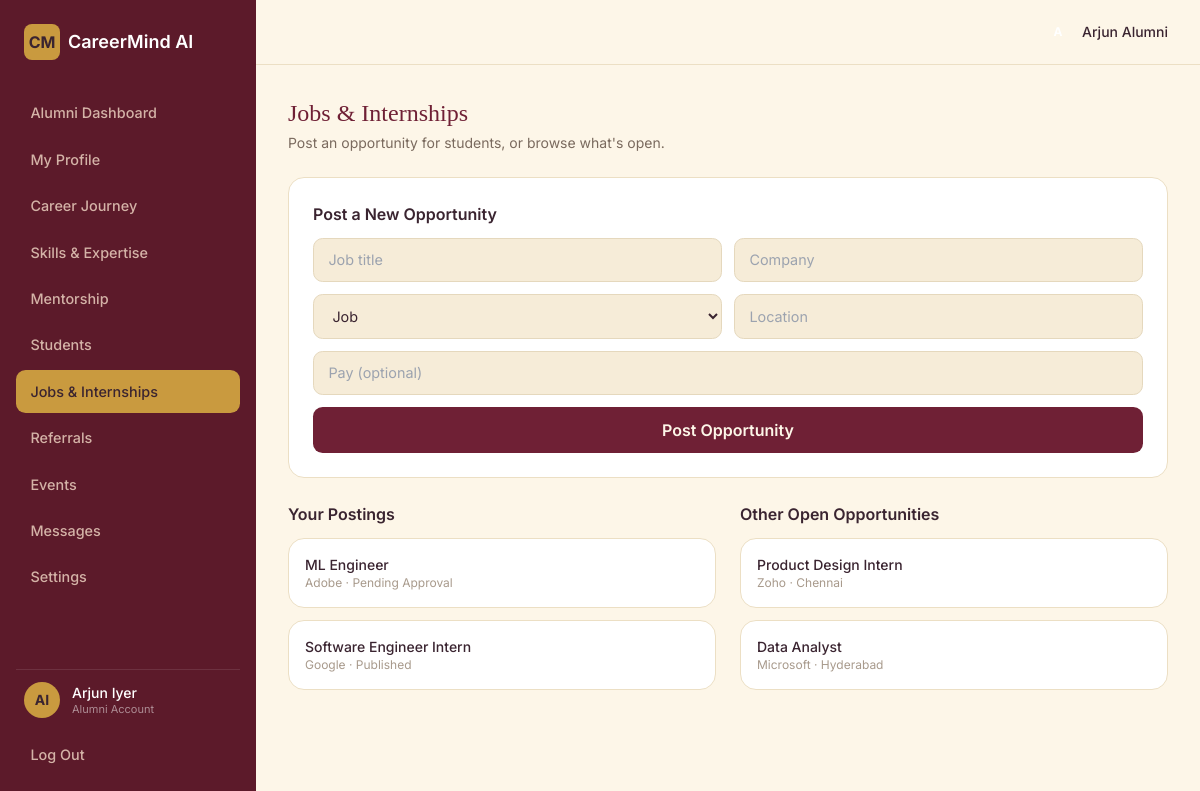
The app's page /alumni/opportunities/ (signed in) with its own data.
### roles/models.py (models this page shows, shortened)
class Opportunity(models.Model):
    KIND_CHOICES = [('job', 'Job'), ('internship', 'Internship')]
    STATUS_CHOICES = [
        ('pending', 'Pending Approval'), ('open', 'Published'),
        ('rejected', 'Rejected'), ('closed', 'Closed'),
    ]
    title = models.CharField(max_length=150)
    company = models.CharField(max_length=120)
    kind = models.CharField(max_length=12, choices=KIND_CHOICES, default='job')
    location = models.CharField(max_length=120, default='Remote')
    pay = models.CharField(max_length=80, blank=True, default='')
    status = models.CharField(max_length=12, choices=STATUS_CHOICES, default='open')
    posted_by_alumni = models.ForeignKey(User, null=True, blank=True, on_delete=models.SET_NULL, related_name='posted_opportunities')
    deadline = models.DateField(null=True, blank=True)
    created_at = models.DateTimeField(auto_now_add=True)
    skills = models.CharField(max_length=300, blank=True, default='',
                              help_text="Comma-separated, e.g. Python, SQL, Django")
    eligibility = models.CharField(max_length=200, blank=True, default='')
    description = models.TextField(blank=True, default='')
    application_url = models.URLField(blank=True, default='')
    review_note = models.CharField(max_length=300, blank=True, default='')
    reviewed_by = models.ForeignKey(User, null=True, blank=True, on_delete=models.SET_NULL, related_name='reviewed_opportunities')
    reviewed_at = models.DateTimeField(null=True, blank=True)
    class Meta:
        ordering = ['-created_at']

### roles/views_alumni.py (the view, shortened to what this page needs)
@role_required('alumni')
def opportunities(request):
    profile, detail = _alumni_detail(request.user)
    my_opps = Opportunity.objects.filter(posted_by_alumni=request.user)
    all_opps = Opportunity.objects.exclude(posted_by_alumni=request.user)[:15]
    context = dict(profile=profile, active='opportunities', my_opps=my_opps, all_opps=all_opps)
    return render(request, 'alumni/opportunities.html', context)

### roles/views_alumni.py (called while the page is built)
def _alumni_detail(user):
    profile, _ = Profile.objects.get_or_create(user=user)
    detail, _ = AlumniDetail.objects.get_or_create(profile=profile)
    return profile, detail

### templates/alumni/opportunities.html (shortened to what this page needs)
{% extends "alumni/base_alumni.html" %}
{% block content %}
<h1 class="font-serif-display text-2xl text-maroon mb-1">Jobs &amp; Internships</h1>
<p class="text-sm text-[#7a6a5e] mb-6">Post an opportunity for students, or browse what's open.</p>
<div class="card p-6 mb-6">
  <h3 class="font-semibold mb-3">Post a New Opportunity</h3>
  <form method="post" class="grid md:grid-cols-2 gap-3">
    <input name="title" placeholder="Job title" class="input-field" required>
    <input name="company" placeholder="Company" class="input-field" required>
    <select name="kind" class="input-field"><option value="job">Job</option><option value="internship">Internship</option></select>
    <input name="location" placeholder="Location" class="input-field">
    <input name="pay" placeholder="Pay (optional)" class="input-field md:col-span-2">
    <button type="submit" class="btn-maroon md:col-span-2">Post Opportunity</button>
  </form>
</div>
<div class="grid md:grid-cols-2 gap-6">
  <div>
    <h3 class="font-semibold mb-3">Your Postings</h3>
    {% for o in my_opps %}
    <div class="card p-4 mb-3"><div class="font-medium text-sm">{{ o.title }}</div><div class="text-xs text-[#a89a8c]">{{ o.company }} · {{ o.get_status_display }}</div></div>
    {% empty %}<p class="text-sm text-[#a89a8c]">You haven't posted anything yet.</p>{% endfor %}
  </div>
  <div>
    <h3 class="font-semibold mb-3">Other Open Opportunities</h3>
    {% for o in all_opps %}
    <div class="card p-4 mb-3"><div class="font-medium text-sm">{{ o.title }}</div><div class="text-xs text-[#a89a8c]">{{ o.company }} · {{ o.location }}</div></div>
    {% empty %}<p class="text-sm text-[#a89a8c]">Nothing else posted yet.</p>{% endfor %}
  </div>
</div>
{% endblock %}

### templates/partials/role_base.html (shortened to what this page needs)
{% load static %}
<!DOCTYPE html>
<html lang="en">
<head>
<script src="https://cdn.tailwindcss.com"></script>
<link rel="stylesheet" href="{% static 'css/style.css' %}">
</head>
<body class="min-h-screen flex">
<aside id="cmSidebar" class="cm-sidebar hidden md:flex w-64 bg-maroon-900 flex-col justify-between py-6 px-4 min-h-screen sticky top-0 shrink-0">
  <div>
    <div class="flex items-center gap-2 px-2 mb-8">
      <div class="w-9 h-9 rounded-lg bg-gold flex items-center justify-center text-maroon-900 font-bold">CM</div>
      <span class="text-white font-semibold text-lg">CareerMind AI</span>
    </div>
    <nav class="space-y-1">
      {% block nav_items %}{% endblock %}
    </nav>
  </div>
  <div>
    <div class="flex items-center gap-3 px-2 py-3 border-t border-white/10">
      <div class="w-9 h-9 rounded-full bg-gold flex items-center justify-center text-maroon-900 font-bold text-sm">
        {{ request.user.first_name|first|upper }}{{ request.user.last_name|first|upper }}
      </div>
      <div class="leading-tight">
        <div class="text-white text-sm font-medium">{{ request.user.first_name }} {{ request.user.last_name }}</div>
        <div class="text-[11px] text-white/50">{% block account_label %}Account{% endblock %}</div>
      </div>
    </div>
    <a href="{% url 'logout' %}" class="sidebar-link mt-1">Log Out</a>
  </div>
</aside>
<div class="flex-1 min-h-screen flex flex-col">
  <header class="bg-cream px-4 md:px-8 py-4 flex items-center justify-between border-b border-[#ecdfc4]">
    <div class="flex items-center gap-4 pl-6">
      <div class="flex items-center gap-2">
        <div class="w-8 h-8 rounded-full bg-maroon-800 text-white flex items-center justify-center text-xs font-bold">
        </div>
        <span class="text-sm font-medium">{{ request.user.first_name }} {% block topbar_role_label %}{% endblock %}</span>
      </div>
    </div>
  </header>
  <main class="flex-1 p-4 md:p-8 min-w-0">
    {% block content %}{% endblock %}
  </main>
</div>
</body>
</html>

### static/css/style.css (style rules this page uses)
:root { --maroon-900:#5c1a2a; --maroon-800:#6f2035; --maroon-700:#84293f; --maroon-600:#9c3049; --gold:#c99a3f; --gold-light:#e0be6f; --cream:#fdf6e8; --cream-2:#f6ecd8; --ink:#3a2430; }
body { font-family:'Inter',ui-sans-serif,system-ui,sans-serif; background:var(--cream); color:var(--ink); }
.font-serif-display { font-family:'Playfair Display', Georgia, serif; }
.bg-maroon-900 { background:var(--maroon-900); }
.text-maroon { color:var(--maroon-800); }
.bg-gold { background:var(--gold); }
.bg-cream { background:var(--cream); }
.input-field { width:100%; padding:.65rem .9rem; border-radius:.6rem; border:1px solid #e5d8bd; background:var(--cream-2); outline:none; font-size:.9rem; }
.btn-maroon { background:var(--maroon-800); color:#fdf6e8; font-weight:600; padding:.7rem 1.4rem; border-radius:.6rem; transition:.15s; }
.card { background:#fff; border:1px solid #ecdfc4; border-radius:1rem; }
.sidebar-link { display:flex;align-items:center;gap:.65rem; padding:.65rem .9rem;border-radius:.6rem; color:#f3d9c7cc;font-size:.9rem;font-weight:500; transition:.15s; }

### records on screen
Opportunity: title "ML Engineer", company "Adobe", status "Pending Approval"
Opportunity: title "Software Engineer Intern", company "Google", status "Published"
Opportunity: title "Product Design Intern", company "Zoho", location "Chennai"
Opportunity: title "Data Analyst", company "Microsoft", location "Hyderabad"

### other values on screen
{{ request.user.first_name|first|upper }} "A"
{{ request.user.last_name|first|upper }} "I"
{{ request.user.first_name }} "Arjun"
{{ request.user.last_name }} "Iyer"
